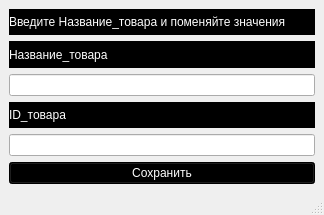
<?xml version="1.0" encoding="UTF-8"?>
<ui version="4.0">
 <class>redak_tovar</class>
 <widget class="QMainWindow" name="redak_tovar">
  <property name="geometry">
   <rect>
    <x>0</x>
    <y>0</y>
    <width>324</width>
    <height>215</height>
   </rect>
  </property>
  <property name="windowTitle">
   <string>Редактирование</string>
  </property>
  <widget class="QWidget" name="centralwidget">
   <layout class="QVBoxLayout" name="verticalLayout">
    <item>
     <widget class="QLabel" name="label_4">
      <property name="styleSheet">
       <string notr="true">font: 11pt &quot;Times New Roman&quot;;
background-color: rgb(0, 0, 0);
color: rgb(255, 255, 255);</string>
      </property>
      <property name="text">
       <string>Введите Название_товара и поменяйте значения</string>
      </property>
     </widget>
    </item>
    <item>
     <widget class="QLabel" name="label">
      <property name="styleSheet">
       <string notr="true">font: 11pt &quot;Times New Roman&quot;;
background-color: rgb(0, 0, 0);
color: rgb(255, 255, 255);</string>
      </property>
      <property name="text">
       <string>Название_товара</string>
      </property>
     </widget>
    </item>
    <item>
     <widget class="QLineEdit" name="lineEdit">
      <property name="styleSheet">
       <string notr="true">font: 11pt &quot;Times New Roman&quot;;</string>
      </property>
     </widget>
    </item>
    <item>
     <widget class="QLabel" name="label_2">
      <property name="styleSheet">
       <string notr="true">font: 11pt &quot;Times New Roman&quot;;
background-color: rgb(0, 0, 0);
color: rgb(255, 255, 255);</string>
      </property>
      <property name="text">
       <string>ID_товара</string>
      </property>
     </widget>
    </item>
    <item>
     <widget class="QLineEdit" name="lineEdit_2">
      <property name="styleSheet">
       <string notr="true">font: 11pt &quot;Times New Roman&quot;;</string>
      </property>
     </widget>
    </item>
    <item>
     <widget class="QPushButton" name="redak">
      <property name="styleSheet">
       <string notr="true">width: 50px;
font: 75 14pt &quot;Times New Roman&quot;;
background-color: rgb(0, 0, 0);
color: rgb(255, 255, 255);</string>
      </property>
      <property name="text">
       <string>Сохранить</string>
      </property>
     </widget>
    </item>
   </layout>
  </widget>
  <widget class="QMenuBar" name="menubar">
   <property name="geometry">
    <rect>
     <x>0</x>
     <y>0</y>
     <width>324</width>
     <height>21</height>
    </rect>
   </property>
  </widget>
  <widget class="QStatusBar" name="statusbar"/>
 </widget>
 <resources/>
 <connections/>
</ui>
